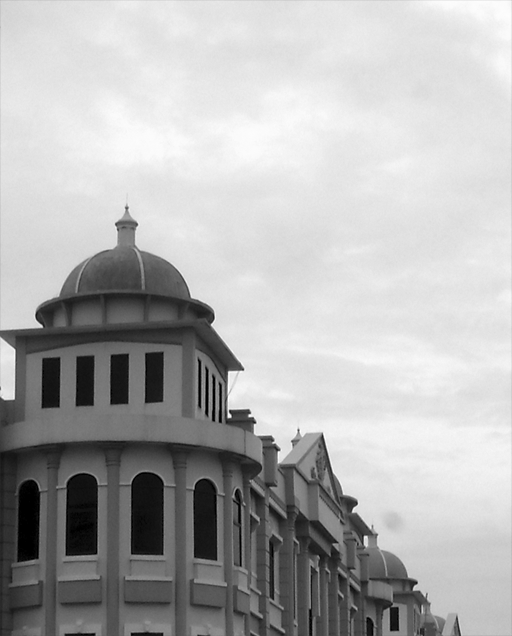
#> input picture gedung.tif, 512 x 636 px
$ jupyter execute Contrast_Enhancment.ipynb   (shell and % lines are left out)
#> lines starting #> are read from the running program, lines starting #| are printed output that depends on the picture
[cell 1]
import numpy as np  # Mengimpor modul NumPy
import matplotlib.pyplot as plt  # Mengimpor modul pyplot dari matplotlib
import cv2  # Mengimpor modul cv2 dari OpenCV
import matplotlib.image as mpimg  # Mengimpor modul image dari matplotlib dan mengin
from skimage import data  # Mengimpor modul data dari scikit-image

[cell 2]
image = cv2.imread("gedung.tif", cv2.IMREAD_GRAYSCALE) # Membaca Gambar
#> image is the input picture: shape (636, 512); min 0, max 255, mean 177.6

[cell 3]
image_equalized = cv2.equalizeHist(image) # Melakukan equalisasi histogram pada gambar
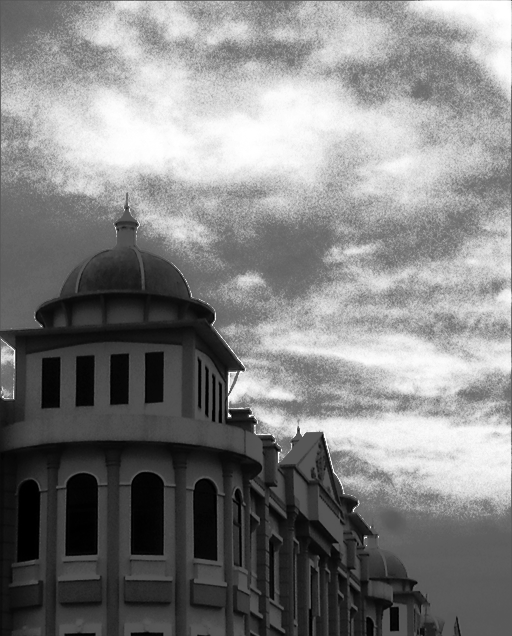
#> image_equalized: shape (636, 512); min 0, max 255, mean 129.2

[cell 4]
clahe = cv2.createCLAHE(clipLimit=2, tileGridSize=(8,8)) # Membuat objek CLAHE dengan batas kontras dan ukuran grid yang ditentukan

#Apply CLAHE to the original image
image_clahe = clahe.apply(image) # Mengaplikasikan CLAHE ke gambar
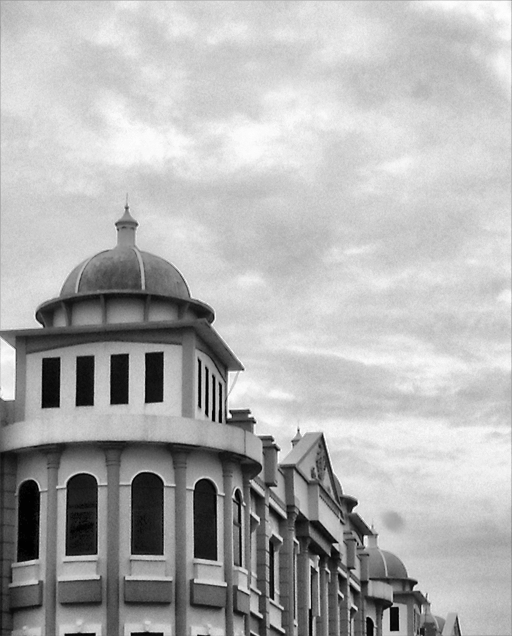
#> image_clahe: shape (636, 512); min 0, max 255, mean 176.7

[cell 5]
# Create an empty array to store the final output
image_cs = np.zeros((image.shape[0], image.shape[1]), dtype='uint8') # Membuat array kosong

# Apply Min-Max Contrasting
# Menentukan nilai minimum dan maksimum dari gambar
min = np.min(image)
#> min = 0
max = np.max(image)
#> max = 255

for i in range(image.shape[0]): # Melakukan perulangan untuk setiap piksel pada gambar.
    for j in range(image.shape[1]): # Mengaplikasikan kontras Min-Max ke setiap piksel.
        image_cs[i, j] = 255 * (image[i, j] - min) / (max - min) # Hasilnya disimpan dalam array 'image_cs'

[cell 6]
copyCamera = image.copy().astype(float) # Membuat salinan gambar 'image'

m1, n1 = copyCamera.shape # Mengambil dimensi gambar
#> m1 = 636; n1 = 512
output1 = np.empty([m1, n1]) # Membuat array kosong

# Menyimpan nilai baris dan kolom dalam variabel 'a1' dan 'b1'
for baris in range(0, m1-1):
    for kolom in range(0, n1-1):
        a1 = baris
        b1 = kolom

        output1[a1, b1] = copyCamera[baris, kolom] * 1.9 # Mengalikan nilai piksel

[cell 7]
# Membuat subplots dengan ukuran 5x2 untuk menampilkan beberapa gambar dan histogram
fig, axes = plt.subplots(5, 2, figsize=(20, 20))
ax = axes.ravel()

# Menampilkan citra input dan histogramnya pada sumbu pertama dan kedua
ax[0].imshow(image, cmap=plt.cm.gray)
ax[0].set_title("Citra Input")
ax[1].hist(image.ravel(), bins=256)
ax[1].set_title('Histogram Input')

# Menampilkan citra hasil equalisasi histogram dan histogramnya pada sumbu ketiga dan keempat
ax[2].imshow(image_equalized, cmap=plt.cm.gray)
ax[2].set_title("Citra Output HE")
ax[3].hist(image_equalized.ravel(), bins=256)
ax[3].set_title('Histogram Output HE Method')

# Menampilkan citra hasil kontras stretching dan histogramnya pada sumbu kelima dan keenam
ax[4].imshow(image_cs, cmap=plt.cm.gray)
ax[4].set_title("Citra Output CS")
ax[5].hist(image_cs.ravel(), bins=256)
ax[5].set_title('Histogram Output CS Method')

# Menampilkan citra grayscale hasil CLAHE dan histogramnya pada sumbu ketujuh dan kedelapan
ax[6].imshow(image_clahe, cmap=plt.cm.gray)
ax[6].set_title("Citra Grayscale CLAHE")
ax[7].hist(image_clahe.ravel(), bins=256)
ax[7].set_title('Histogram Output CLAHE Method')

# Menampilkan citra grayscale hasil perkalian konstanta dan histogramnya pada sumbu kesembilan dan kesepuluh
ax[8].imshow(output1, cmap=plt.cm.gray)
ax[8].set_title("Citra Grayscale Perkalian Konstanta")
ax[9].hist(output1.ravel(), bins=256)
ax[9].set_title('Histogram Output Perkalian Konstanta Method')


fig.tight_layout() # Mengatur tata letak
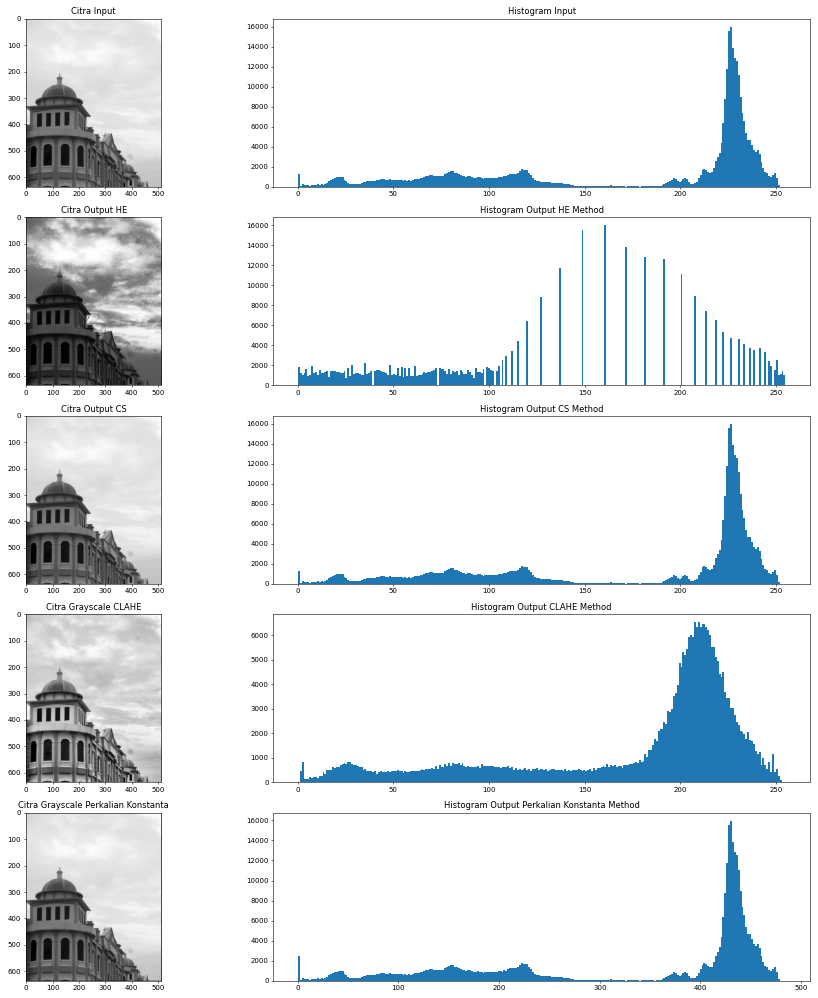
#> figure drawn by matplotlib, 10 panels; panel 2: tallest bar 15992 high, from x = 226.1 to 227.1; panel 4: tallest bar 15992 high, from x = 160.4 to 161.4; panel 6: tallest bar 15992 high, from x = 226.1 to 227.1; panel 8: tallest bar 6531 high, from x = 207.2 to 208.2
